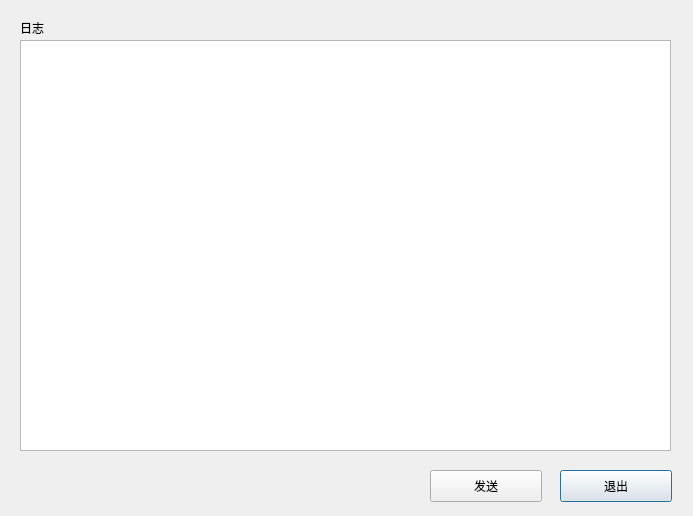
<?xml version="1.0" encoding="UTF-8"?>
<ui version="4.0">
 <class>Dialog</class>
 <widget class="QDialog" name="Dialog">
  <property name="geometry">
   <rect>
    <x>0</x>
    <y>0</y>
    <width>693</width>
    <height>516</height>
   </rect>
  </property>
  <property name="windowTitle">
   <string>FTP服务器</string>
  </property>
  <widget class="QPushButton" name="cancel">
   <property name="geometry">
    <rect>
     <x>560</x>
     <y>470</y>
     <width>112</width>
     <height>32</height>
    </rect>
   </property>
   <property name="text">
    <string>退出</string>
   </property>
  </widget>
  <widget class="QLabel" name="label">
   <property name="geometry">
    <rect>
     <x>20</x>
     <y>20</y>
     <width>58</width>
     <height>16</height>
    </rect>
   </property>
   <property name="text">
    <string>日志</string>
   </property>
  </widget>
  <widget class="QTextBrowser" name="logshow">
   <property name="geometry">
    <rect>
     <x>20</x>
     <y>40</y>
     <width>651</width>
     <height>411</height>
    </rect>
   </property>
  </widget>
  <widget class="QPushButton" name="sender">
   <property name="geometry">
    <rect>
     <x>430</x>
     <y>470</y>
     <width>112</width>
     <height>32</height>
    </rect>
   </property>
   <property name="text">
    <string>发送</string>
   </property>
  </widget>
 </widget>
 <resources/>
 <connections>
  <connection>
   <sender>cancel</sender>
   <signal>clicked()</signal>
   <receiver>Dialog</receiver>
   <slot>close()</slot>
   <hints>
    <hint type="sourcelabel">
     <x>615</x>
     <y>485</y>
    </hint>
    <hint type="destinationlabel">
     <x>346</x>
     <y>257</y>
    </hint>
   </hints>
  </connection>
 </connections>
</ui>
